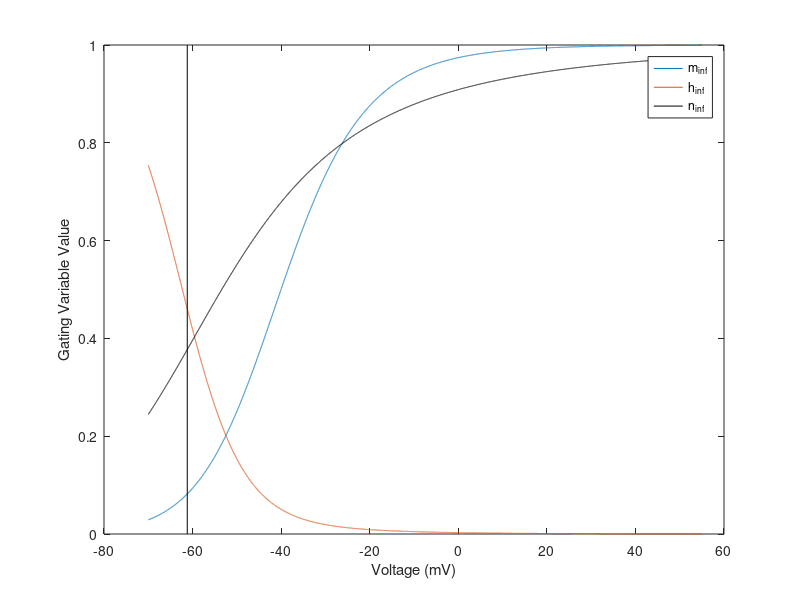

The MATLAB source for this figure: (Note: this script raises an error after producing the figure.)
E = -61.2;
figure;
m0=0.0820;
h0=0.4603;
n0=0.3772;
tinc=0.001;
tspan=0:tinc:30;

G_Na = 120;
G_K = 36;
G_L = 0.3;
E_Na = 55;
E_K = -72;
E_L = -50;

%% Part 1
Vrange = [-70:0.01:55];
for i = 1:length(Vrange)
    am = -0.1*(40+Vrange(i))/(exp(-(40+Vrange(i))/10)-1);
    bm = 4*exp(-(65+Vrange(i))/18);

    ah = 0.07*exp(-(Vrange(i)+65)/20);
    bh = 1/(exp(-(35+Vrange(i))/10)+1);

    an = -0.01*(55+Vrange(i))/(exp(-(55+Vrange(i))/10)-1);
    bn = 0.125*exp(-(Vrange(i)+65)/80);

    tm = 1/(am+bm);
    minf(i)=am/(am+bm);
    th = 1/(ah+bh);
    hinf(i) = ah/(ah+bh);
    tn = 1/(an+bn);
    ninf(i) = an/(an+bn);
end

plot(Vrange,minf);
hold on;
plot(Vrange,hinf);
plot(Vrange,ninf,'k');
yl = ylim;
line([E E],yl,'Color','k');
xlabel('Voltage (mV)');
ylabel('Gating Variable Value');
legend('m_{inf}','h_{inf}','n_{inf}');
hold off;

%% Part 2

figure;
for k = 1:10
    I = @(t) k;
    y0 = [E m0 h0 n0];
    [T,Y] = ode45(@(t,in) HH(t,in,I), tspan, y0);
    subplot(5,2,k);
    plot(T,Y(:,1));
    xlabel('Time (ms)');
    ylabel('Voltage (mV)');
    plottitle = ['Input Current = ',num2str(k)];
    title(plottitle);
end

%% Part 3

figure;
I = @(t) (t>=5 && t<6)*10;
[T,Y] = ode45(@(t,in) HH(t,in,I), tspan, y0);

subplot(3,1,1);
plot(T,Y(:,1));
xlabel('Time (ms)');
ylabel('Membrane Voltage (mV)');

for i = 1:length(T)
    g_Na(i) = G_Na*Y(i,2)^3*(Y(i,3));
    g_K(i) = G_K*Y(i,4)^4;
    %g_Na(i) = Y(i,3);
    %g_K(i) = Y(i,4);
    IT(i)=I(T(i));
end

% subplot(3,1,1);
% plot(T,IT);
% xlabel('Time (ms)');
% ylabel('Input Current (\mu A/cm^2)');

subplot(3,1,2);
plot(T,g_Na);
xlabel('Time (ms)');
ylabel('Sodium Conductance (mS/cm^2)');

subplot(3,1,3);
plot(T,g_K);
xlabel('Time (ms)');
ylabel('Potassium Conductance (mS/cm^2)');
return;
%% Part 4
figure;

Irange = 0:0.1:10;
for k = 1:length(Irange)
    I = @(t) (t>=5 && t<6)*Irange(k);
    [T,Y] = ode45(@(t,in) HH(t,in,I), tspan, y0);
    Vmax(k) = max(Y(:,1));
end

plot(Irange,Vmax);
xlabel('Current Input (\mu A/cm^2)');
ylabel('Maximal Membrane Voltage (mV)');
title('HH Neuron Activation Function');

%% Part 5
figure;

Irange2 = 1:20;
trange = 1:30;
step = 0.001;
tspan2 = 0:step:40;
for k = 1:length(Irange2)
    for l = 1:length(trange)
        I = @(t) (t>=5 && t<6)*10 + (t>=6+trange(l) && t<6+trange(l)+1)*Irange2(k);
        [T,Y] = ode45(@(t,in) HH(t,in,I), tspan2, y0);
        Vmax2(k,l) = max(Y(((6+trange(l))/step):end,1));
%         if k == 2
%             plot(T,Y(:,1));
%             hold on;
%             disp(l);
%             pause;
%             
%         end
    end
    plot(Vmax2(k,:));
    xlabel('Time of Second Pulse Relative to End of First (ms)');
    ylabel('Peak Voltage (mV)');
    hold on;
end
%% Part 6

figure;
thresh = 0;
Irange3 = 1:1:45;
spikes = cell(1,length(Irange3));
ind = spikes;
ISI = spikes;
ISIavg = zeros(1,length(Irange3));
freq = ISIavg;
for k = 1:length(Irange3)
    I = @(t) (t>=1)*Irange3(k);
    [T,Y] = ode45(@(t,in) HH(t,in,I), tspan, y0);
    V = Y(:,1);
    plot(T,V);
    hold on;
    ind{k} = find(V>thresh);
    if isempty(ind{k})
        freq(k) = 0;
        continue;
    end
    inds = find(diff(ind{k}) ~= 1);
    spikes{k} = [ind{k}(1);ind{k}(inds+1)];
    line([T(spikes{k}(1)) T(spikes{k}(1))],[-60 60]);
    if length(spikes{k}) <= 1
        freq(k) = 0;
        print('empty')
    else
        for i = 1:length(spikes{k})-1
            ISI{k} = [ISI{k},(spikes{k}(i+1)-spikes{k}(i))];
        end
        ISIavg(k) = tinc*mean(ISI{k});
        freq(k) = 1000/ISIavg(k);
        line([T(spikes{k}(2)) T(spikes{k}(2))],[-60 60]);
    end
    xlabel('Time (ms)');
    ylabel('Voltage (mV)');
    hold off;
    if k>46
        pause;
    end
end

figure;
plot(Irange3,freq);
xlabel('Injected Current \mu A/cm^2');
ylabel('Firing Frequency (Hz)');
